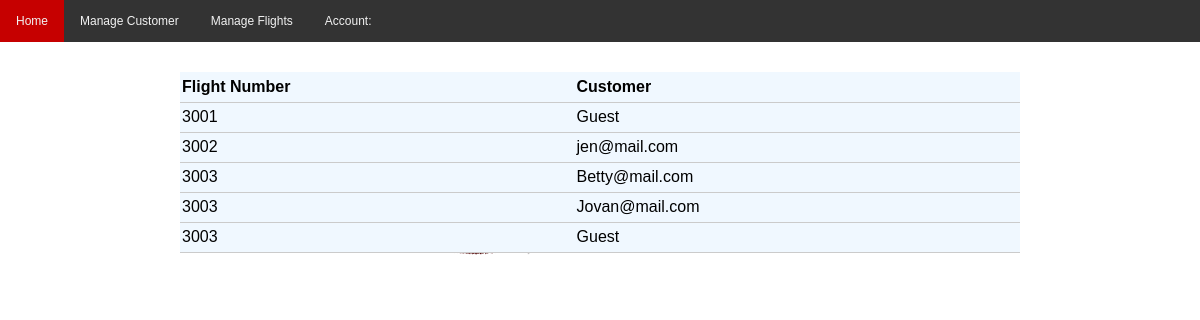
Screenshot of /ViewBookings.php with the database file from the repository.
### tables this page shows
CREATE TABLE `bookings` (
  `BookingID` int(4) NOT NULL,
  `FlightID` int(6) NOT NULL,
  `Customer` varchar(50) NOT NULL,
  `FirstName` varchar(50) NOT NULL,
  `LastName` varchar(50) NOT NULL,
  `Origin` varchar(50) NOT NULL,
  `Destination` varchar(50) NOT NULL,
  `Date` varchar(15) NOT NULL,
  `Time` varchar(10) NOT NULL,
  `Passengers` int(1) NOT NULL,
  `Cost` int(6) NOT NULL
);

### ViewBookings.php (the view, shortened to what this page needs)
<!DOCTYPE HTML>
<?php
include('ManageBooking.php');
include('AdminMenu.php');
?>
<table>
    <tr>
        <th>Flight Number</th>
        <th>Customer</th>
    </tr>
    <?php while($row= mysqli_fetch_array($results)) {?>
    <tr>
        <td><?php echo $row['FlightID']; ?></td>
        <td><?php echo $row['Customer']; ?></td>
    </tr>
    <?php } ?>
</table>

### Style2.css (style rules this page uses)
body { background-color: white; background-image: url(images/image2.png); background-size: 100%; }
body { margin:0; }
table { border-collapse: collapse; width:70%; margin: 30px auto; text-align: left; background-color: aliceblue; }
tr { border-bottom: 1px solid #cbcbcb; }
th, td { border: none; height: 30px; padding: 2px; }
* { box-sizing: border-box }
body { font-family: Verdana, sans-serif; margin:0 }

### rows the page displays
bookings: FlightID "3001", Customer "Guest"
bookings: FlightID "3002", Customer "jen@mail.com"
bookings: FlightID "3003", Customer "Betty@mail.com"
bookings: FlightID "3003", Customer "Jovan@mail.com"
bookings: FlightID "3003", Customer "Guest"
